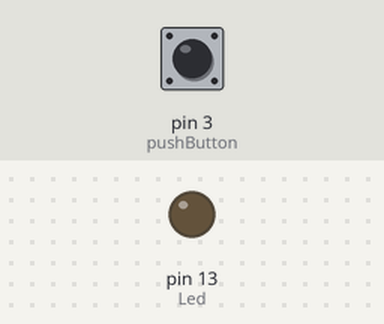
This sketch was run on a simulated Arduino Uno, built with avr-gcc and run on an emulated ATmega328P. Shown: output pins drawn as LEDs (lit = HIGH). The test bench sets the inputs (shaded band); at power-on: pin 3 (pushButton) LOW.

Above: at 1.2 s.
1.3 s: pin 3 (pushButton) pulled HIGH for 0.15 s
At 1.37 s:
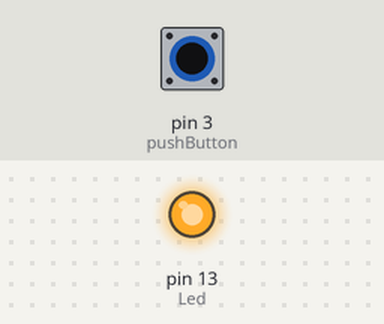
2.9 s: pin 3 (pushButton) pulled HIGH for 3.2 s
At 6.5 s:
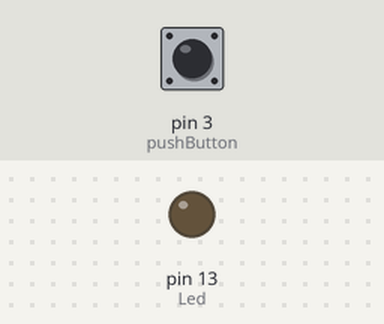
Timing chart, 0 to 8.0 s (numbered marks = the images above; inputs shaded):
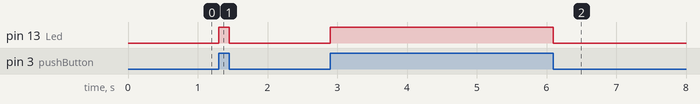

Measured:
- after the input at 1.3 s, pin 13 (Led): LOW → HIGH at once, → LOW 0.15 s later
- after the input at 2.9 s, pin 13 (Led): LOW → HIGH at once, → LOW 3.2 s later

The sketch:

Push_Button.ino
```cpp
int pushButton = 3;
int Led = 13;
int pushButtonStatus;

void setup() {

pinMode(pushButton, INPUT);

pinMode(Led, OUTPUT);

}

void loop() {

pushButtonStatus= digitalRead(pushButton);

if(pushButtonStatus == 1){

digitalWrite(Led, HIGH);

}else{

digitalWrite(Led, LOW);

}

}
```
